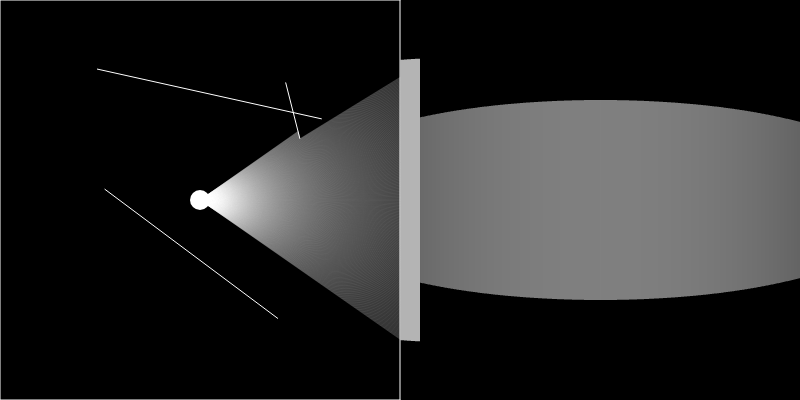
Frame 1 (no input)
Frame 60 (no input): identical to frame 1, image omitted
Frame 120 (the mouse pressed at the canvas centre since frame 60): identical to frame 1, image omitted

The p5.js sketch that drew this single still picture (run headless with seeded random() and noise() and a simulated clock; from frame 60 on, the mouse is pressed at the canvas centre):

// p5.js sketch
// ── sketch.js
const lineLength = 570;
//const fov = 180;
const fov = 70;

const sceneW = 400;
const sceneH = 400;

const speed = 2;

let walls = [];
let dir = 0;
let x3 = 0;
let y3 = 0;
let rayInc = 0;

function setup() {
    createCanvas(800, 400);
    background(0);

    x3 = sceneW/2;
    y3 = sceneH/2;

    rayInc = fov/sceneW;

    for (let i = 0; i < 3; ++i)
    {
        let x1 = random(sceneW);
        let y1 = random(sceneH);
        let x2 = random(sceneW);
        let y2 = random(sceneH);
        walls.push(new Wall(x1, y1, x2, y2));
    }

    // Build Borders
    walls.push(new Wall(0, 0, sceneW, 0));
    walls.push(new Wall(0, 0, 0, sceneH));
    walls.push(new Wall(sceneW, 0, sceneW, sceneH));
    walls.push(new Wall(0, sceneH, sceneW, sceneH));
}

function draw() {
    background(0);

    fill(100);

    // Control Position
    if (keyIsDown(65)) // A
        x3 = (x3 - speed) < 1 ? 1 : x3 - speed;
    if (keyIsDown(68)) // D
        x3 = (x3 + speed) > (sceneW-1) ? sceneW-1 : x3 + speed;
    if (keyIsDown(87)) // W
        y3 = (y3 - speed) < 1 ? 1 : y3 - speed;
    if (keyIsDown(83)) // S
        y3 = (y3 + speed) > (sceneH-1) ? sceneW-1 : y3 + speed;

    // Control Direction
    if (keyIsDown(LEFT_ARROW)) // W
        dir -= 1;
    if (keyIsDown(RIGHT_ARROW)) // S
        dir += 1;

    stroke(255);
    for (let i = 0; i < walls.length; ++i)
    {
        walls[i].draw();
    }

    const halfFOV = fov/2;
    //for (let i = dir-halfFOV; i < dir+halfFOV; i+=rayInc)
    for (let i = 0; i < sceneW; ++i)
    {
        const angle = (dir-halfFOV) + (i * rayInc);
        //let shortLength = 800;
        let distance = lineLength;
        let x4 = x3+(cos(radians(angle)) * distance);
        let y4 = y3+(sin(radians(angle)) * distance);

        for (let j = 0; j < walls.length; ++j)
        {
            const x1 = walls[j].x1;
            const y1 = walls[j].y1;
            const x2 = walls[j].x2;
            const y2 = walls[j].y2;
            const d = ((x1 - x2) * (y3 - y4)) - ((y1 - y2) * (x3 - x4));

            if (d == 0)
                continue;

            const t = ( ((x1 - x3) * (y3 - y4)) - ((y1 - y3) * (x3 - x4)) ) / d;
            const u = ( ((x1 - x3) * (y1 - y2)) - ((y1 - y3) * (x1 - x2)) ) / d;

            if (t >= 0  && t <= 1)
            {
                if (u >= 0 && u <= 1)
                {
                    const tempX = x3 + (u * (x4 - x3));
                    const tempY = y3 + (u * (y4 - y3));
                    const newLength = sqrt(pow (tempX - x3, 2) + pow (tempY - y3, 2));

                    if (newLength < distance)
                    {
                        distance = newLength;
                        x4 = tempX;
                        y4 = tempY;
                    }
                }
            }
        }

        stroke(255,50);
        line(x3, y3, x4, y4);
        push();
        // Translates position to the right side of the scene, to get a side by side view
        translate(sceneW, 0);
        let newAngle = dir-angle
        //print ("dir - angle: " + newAngle);
        let modifiedDistance = distance;// * cos(dir - angle);
        let vert = map(modifiedDistance, 0, sceneW, sceneH, 0);
        let brightness = map(modifiedDistance, 0 , sceneW, 255, 0);
        fill(brightness);
        let yStart = (sceneH - vert) / 2;
        noStroke();
        rect(i, yStart, 1, vert)
        //line(x3, y3, x4, y4);

        pop();
    }

    fill(255);
    noStroke();
    circle(x3, y3, 20);
}

class Wall
{
    constructor(x1, y1, x2, y2)
    {
        this.x1 = x1;
        this.y1 = y1;
        this.x2 = x2;
        this.y2 = y2;
    }

    draw()
    {
        //stroke(255);
        line(this.x1, this.y1, this.x2, this.y2);
    }
}
